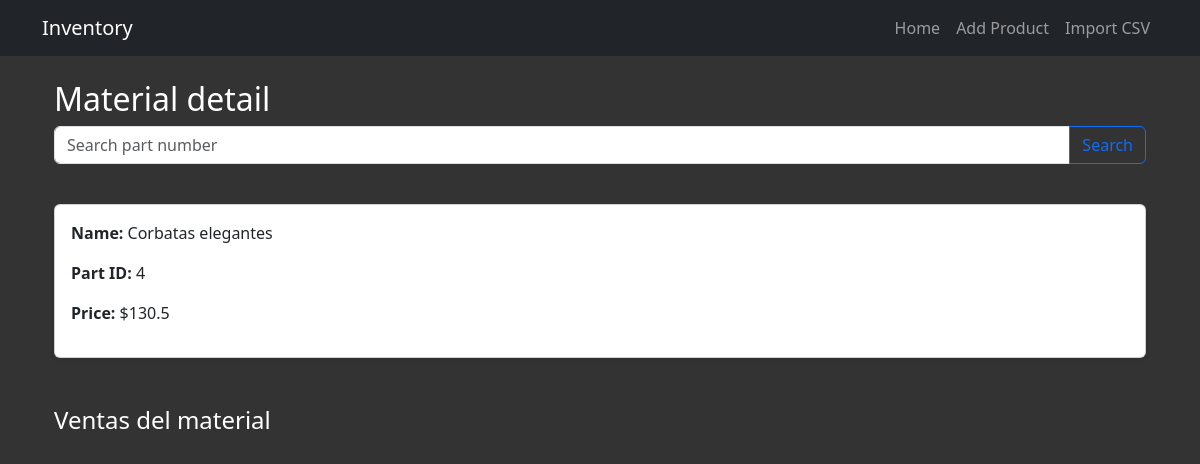
Page /parts/4 on the committed database.
### main.py (models this page shows)
class Article(db.Model):
    id: Mapped[int] = mapped_column(primary_key=True)
    code: Mapped[str] = mapped_column(String, nullable=False)
    name: Mapped[str] = mapped_column(String(250), unique=True, nullable=False)
    description: Mapped[str] = mapped_column(String(250), nullable=False)
    quantity: Mapped[int] = mapped_column(Integer, nullable=False)
    unit_price: Mapped[float] = mapped_column(Float, nullable=False)

### main.py (the view)
@app.route('/parts/<string:article_code>', methods=['GET'])
def view_material(article_code):
    new_code = request.args.get('code')
    if new_code:
        return redirect(url_for('view_material', article_code=new_code.lower()))
    material = db.session.execute(db.select(Article).where(Article.code.ilike(article_code))).scalar()
    if not material:
        flash('Material not found', 'danger')
        return redirect(url_for('home'))
    return render_template('parts.html', article=material)

### templates/parts.html (shortened to what this page needs)
{% extends 'base.html' %}
    {% block styles %}
        {{ bootstrap.load_css() }}
        <link rel="stylesheet" href="{{ url_for('static',filename='styles.css')}}">
    {% endblock %}
{% block content %}
<div class="container mt-4">
    <h2>Material detail</h2>
    <form action="{{ url_for('view_material', article_code=article.code) }}" method="GET" class="row g-3 mb-4">
        <div class="input-group mb-3">
            <input type="text" class="form-control" name="code" placeholder="Search part number">
            <button type="submit" class="btn btn-outline-primary">Search</button>
        </div>
    </form>
    <div class="card p-3 shadow-sm rounded">
        <p><strong>Name:</strong> {{article.name}}</p>
        <p><strong>Part ID:</strong> {{article.code}}</p>
        <p><strong>Price:</strong> ${{article.unit_price}}</p>
    </div>
    <div class="mt-5">
        <h4>Ventas del material</h4>
    </div>
</div>
{% endblock %}

### static/styles.css (style rules this page uses)
html, body { height: 100%; overflow-y: auto; }
body { background-color: #333; color: white; overflow-x: auto; }

### rows in the picture
Article: name "Corbatas elegantes", code "4", unit_price "130.5"
